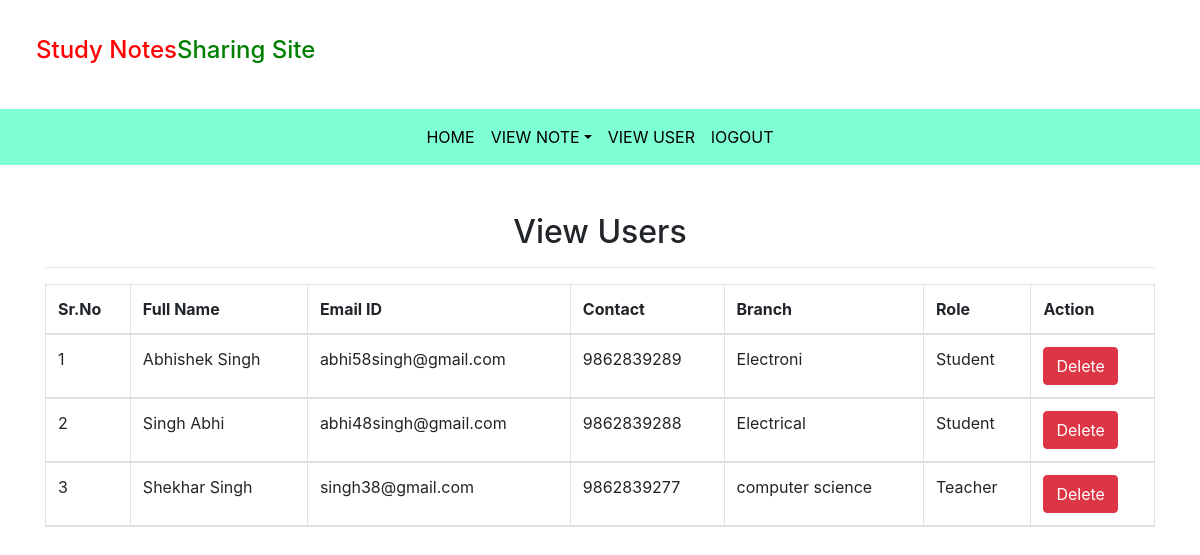
The app's page /view_users/ (signed in) with its own data.
### notes/models.py (models this page shows, shortened)
class Signup(models.Model):
    user=models.ForeignKey(User,on_delete=models.CASCADE)
    contact=models.CharField(max_length=30,null=True)
    branch=models.CharField(max_length=10)
    role=models.CharField(max_length=10,null=True)

### notes/views.py (the view)
# urls.py: path('view_users/', view_users,name="view_users"),
def view_users(request):
    if not request.user.is_authenticated:
        return redirect('login_admin')
    users=Signup.objects.all()
    d={'users':users}
    return render(request,'view_users.html',d)

### notes/templates/view_users.html
{%extends 'admin_navigation.html'%}
{% load static %}
{% block body %}
<div class="container mt-5">
    <h2 class="text-center">View Users</h2>
         <hr>
    <table class="table table-bordered" id="myTable">
        <thead>
            <tr>
                <th>Sr.No</th>
                <th>Full Name</th>
                <th>Email ID</th>
                <th>Contact</th>
                <th>Branch</th>
                <th>Role</th>
                <th>Action</th>
            </tr>
            {%for i in users %}
            <tr>
                <td>{{forloop.counter}}</td>
                <td style="text-transform: capitalize;">{{i.user.first_name}} {{i.user.last_name}}</td>
                <td>{{i.user.username}}</td>
                <td>{{i.contact}}</td>
                <td>{{i.branch}}</td>
                <td>{{i.role}}</td>
                <td><a href="{%url 'delete_user' i.user.id %}" class="btn btn-danger" onclick="return confirm('Are you want to delete')">Delete</a></td>
               </tr>
            {% endfor %}
        </thead>
</table>
{% endblock %}

### notes/templates/admin_navigation.html (shortened to what this page needs)
<!DOCTYPE html>
<html lang="en">
<head>
    {%load static%}
  <link rel="stylesheet" href="https://maxcdn.bootstrapcdn.com/bootstrap/4.3.1/css/bootstrap.min.css">
  <link rel="stylesheet" href="https://use.fontawesome.com/releases/v5.6.3/css/all.css"></head>
  <link rel="stylesheet" href="{% static 'css/mystyle.css' %}">
</head>
  <body>
<h4 style="padding: 3%;"><span style="color: red;">Study Notes</span><span style="color:green;">Sharing Site</span></h4>
<nav class="navbar navbar-expand-sm justify-content-center" style="background-color:aquamarine;">
    <ul class="navbar-nav">
        <li class="navbar-item">
            <a class="nav-link" href="{% url 'admin_home' %}">HOME</a>
        </li>
                <ul class="navbar-nav dropdown">
                    <li class="navbar-item">
                        <a class="nav-link dropdown-toggle" data-toggle="dropdown" href="#">VIEW NOTE</a>
                    </li>
                    <ul class="navbar-nav">
                        <li class="navbar-item">
                            <a class="nav-link" href="{% url 'view_users' %}">VIEW USER</a>
                        </li>
                        <ul class="navbar-nav">
                            <li class="navbar-item">
                                <a class="nav-link" href="{% url 'logout' %}
                                ">lOGOUT</a>
                            </li>
    </ul>
</nav>
</body>
</html>
{% block body %}
{% endblock %}

### notes/static/css/mystyle.css (style rules this page uses)
.nav-link { color: black; }

### records on screen
Signup: user.first_name "Abhishek", user.last_name "Singh", user.username "abhi58singh@gmail.com", contact "9862839289", branch "Electroni", role "Student"
Signup: user.first_name "Singh", user.last_name "Abhi", user.username "abhi48singh@gmail.com", contact "9862839288", branch "Electrical", role "Student"
Signup: user.first_name "Shekhar", user.last_name "Singh", user.username "singh38@gmail.com", contact "9862839277", branch "computer science", role "Teacher"
